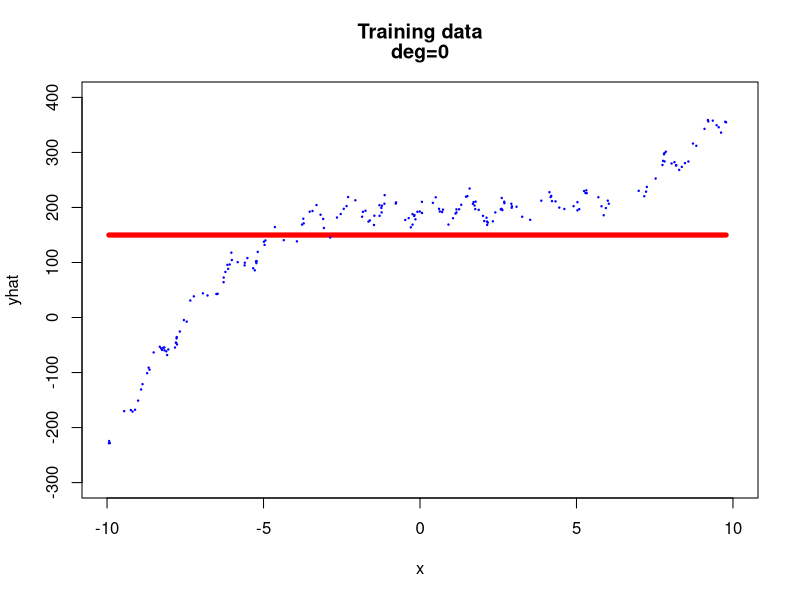
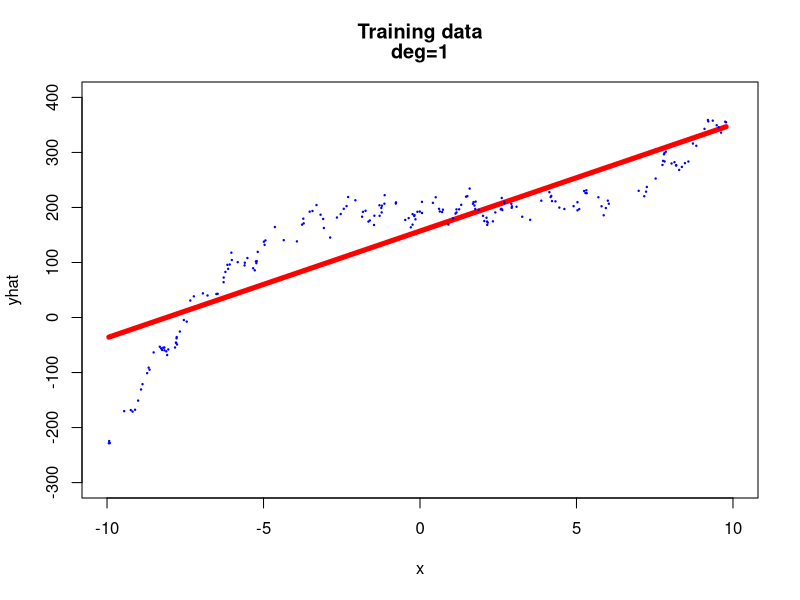
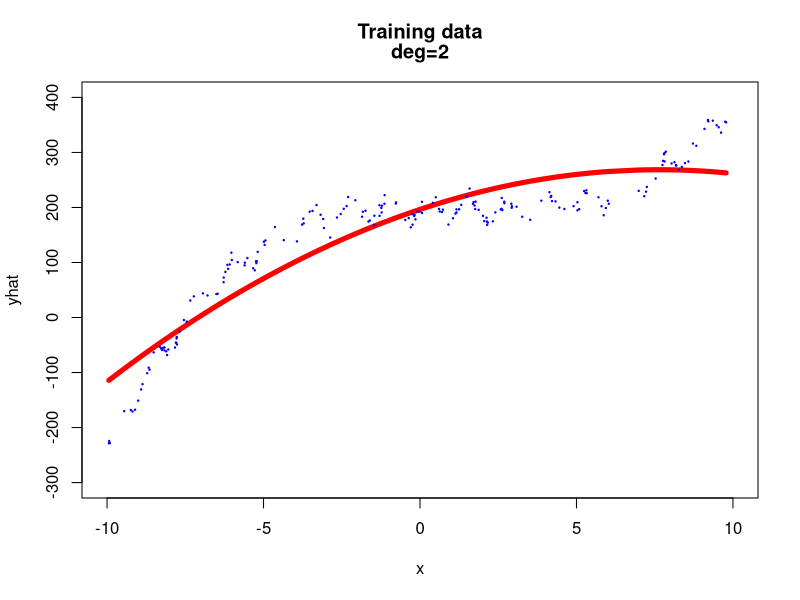
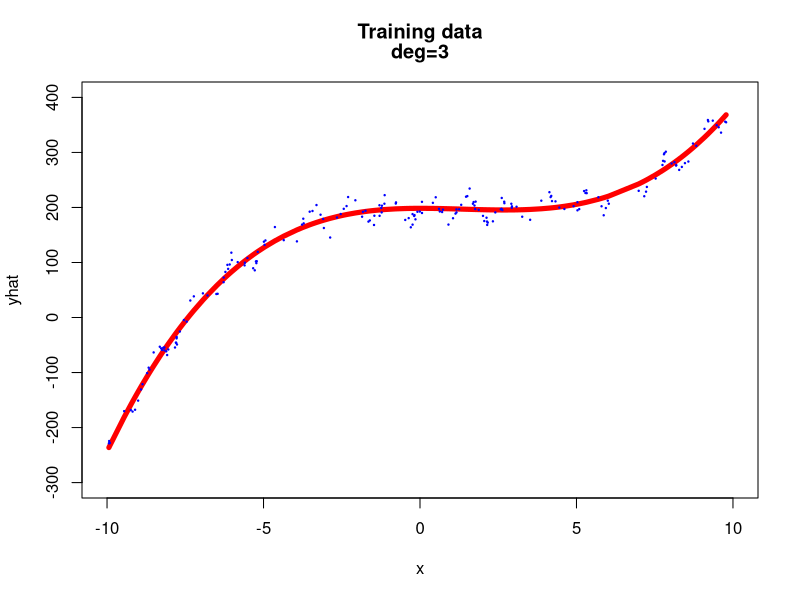
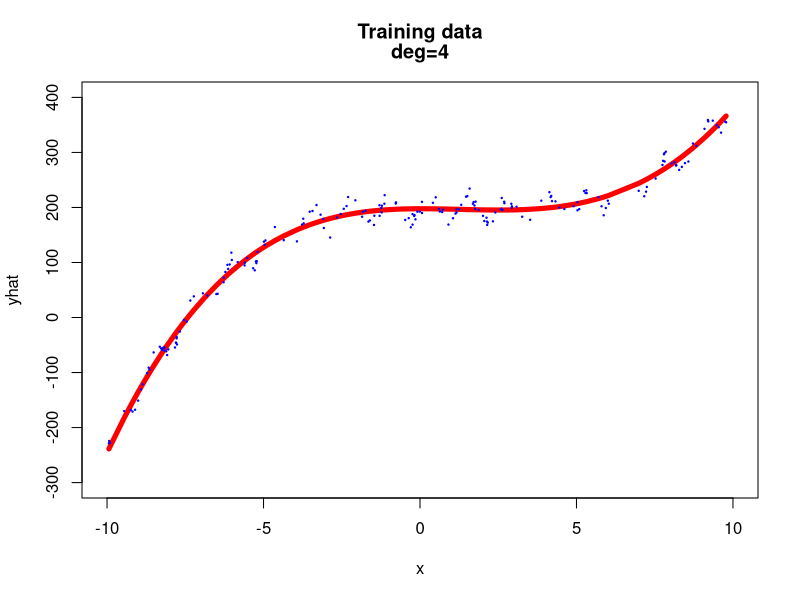
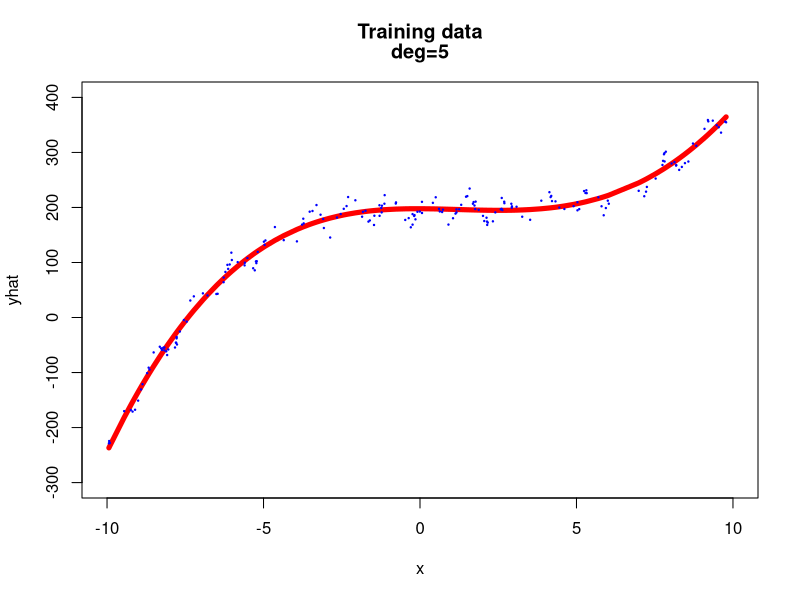
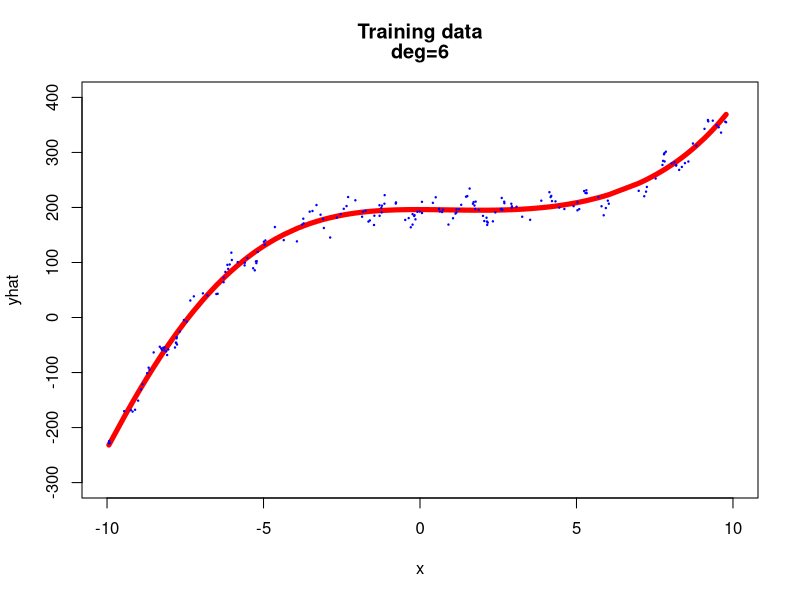
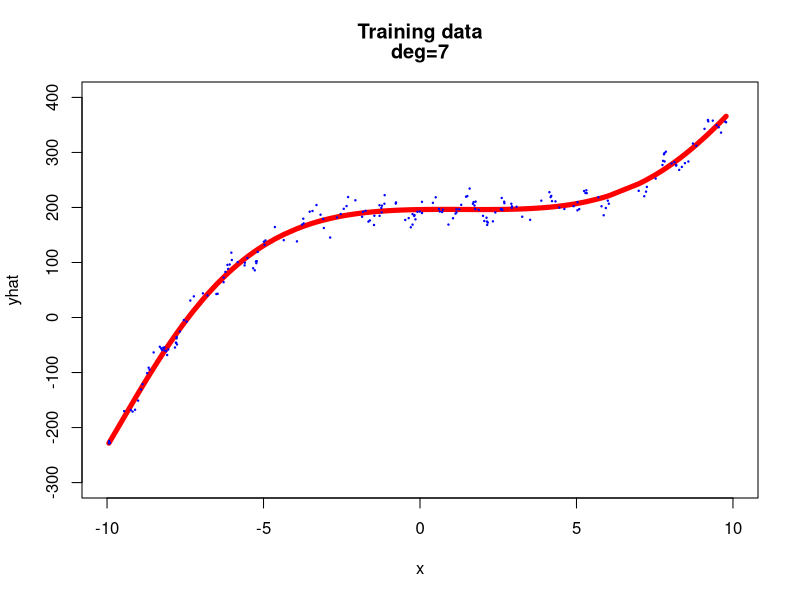

Source code (R) for these figures, in order:
# Polynomial Regression
# By Tianran Zhang, 2017-10-08.
# Modified by Yuanbo Han, 2019-11-20.

#install.packages("MASS")
library(MASS)

basicdata <- read.table(file = 'basicData.txt', header = T)
x <- basicdata$X
y <- basicdata$y
xtest <- basicdata$Xtest
ytest <- basicdata$Ytest

d <- dim(basicdata)

makeXpoly <- function(x, deg) {
  m <- matrix(data = NA,
              ncol = deg + 1,
              nrow = d)
  for (i in (0:deg)) {
    m[, i + 1] <- x ^ i
  }
  m
}

leastSquaresBasis <- function(x, y, deg) {
  Xpoly <- makeXpoly(x, deg)
  b <<- ginv(t(Xpoly) %*% Xpoly, tol = 0) %*% t(Xpoly) %*% y
  
  Xpoly %*% b
}

for (i in 0:10) {
  yhat <- leastSquaresBasis(x, y, i)
  plot(
    x,
    yhat,
    type = 'l',
    xlim = c(-10, 10),
    ylim = c(-300, 400),
    col = 'red',
    main = c("Training data", paste("deg=", i, sep = '')),
    lwd = 5
  )
  points(
    x,
    y,
    pch = 20,
    col = 'blue',
    cex = 0.3
  )
  
  TrainError <- sum((y - yhat) ^ 2) / d[1]
  ytesthat <- makeXpoly(xtest, i) %*% b
  TestError <- sum((ytest - ytesthat) ^ 2) / d[1]
  
  print(paste("k =", i))
  print(paste("TrainError:", TrainError, "TestError:", TestError))
}
